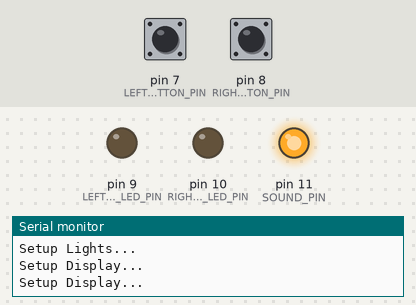
Recording of a sketch running on a simulated Arduino Uno, built with avr-gcc and run on an emulated ATmega328P. Shown: output pins drawn as LEDs (lit = HIGH), the last lines printed to the serial monitor. The test bench sets the inputs (shaded band); at power-on: pin 7 (LEFT_TEAM_BUTTON_PIN) HIGH, pin 8 (RIGHT_TEAM_BUTTON_PIN) HIGH.

Above: at 0.1 s.
At 2.1 s:
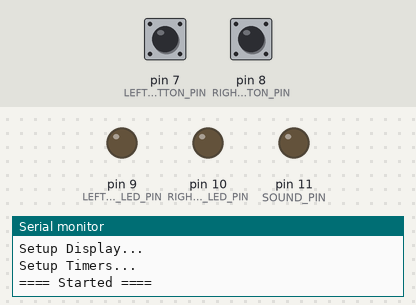
Timing chart, 0 to 3.6 s (numbered marks = the images above):
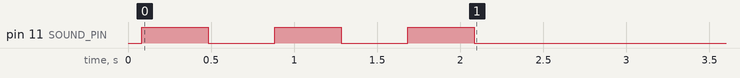

The sketch:

main.ino
```cpp
#include "GyverButton.h"
#include "GyverTM1637.h"
#include "TimerMs.h"
#include <Arduino.h>

#pragma region Настройка

// Пины Левого Дисплея
#define LEFT_DISPLAY_CLK 3
#define LEFT_DISPLAY_DIO 4

// Пины Правого Дисплея
#define RIGHT_DISPLAY_CLK 5
#define RIGHT_DISPLAY_DIO 6

// Пины Кнопки
#define LEFT_TEAM_BUTTON_PIN 7
#define RIGHT_TEAM_BUTTON_PIN 8

// Пины Лампочки
#define LEFT_TEAM_LED_PIN 9
#define RIGHT_TEAM_LED_PIN 10

// Пины Пищалки
#define SOUND_PIN 11

// Раз во сколько секунд будут выдаваться очки.
const int SECONDS_TO_ADD_SCORE = 5;

// Сколько секунд нужно держать кнопку чтоб захватить точку.
const int SECONDS_ON_BUTTON_TO_CHANGE_TEAM = 5;

// Сколько очков будет выдаваться.
const int ADD_SCORE_COUNT = 1;

// Яркость дисплея команды которая захватила точку. (От 0 до 7)
const int CURRENT_TEAM_DISPLAY_BRIGHTNRSS = 7;
// Яркость дисплея команды которая не захватила точку. (От 0 до 7)
const int OTHER_TEAM_DISPLAY_BRIGHTNRSS = 4;

#pragma endregion

#pragma region Объекты

enum TeamType {
	None = 0,
	LeftTeam = 1,
	RightTeam = 2,
};

enum SoundType {
	Single = 0,
	Multiple = 1,
	Long = 2,
	Error = 3,
};

#pragma endregion

#pragma region Рабочие Переменные

GyverTM1637 leftDisplay(LEFT_DISPLAY_CLK, LEFT_DISPLAY_DIO);
GyverTM1637 rightDisplay(RIGHT_DISPLAY_CLK, RIGHT_DISPLAY_DIO);

GButton leftButton(LEFT_TEAM_BUTTON_PIN);
GButton rightButton(RIGHT_TEAM_BUTTON_PIN);

TimerMs addScoreTimer(SECONDS_TO_ADD_SCORE * 1000, 0, 0);
TimerMs changeTeamButtonTimer(SECONDS_ON_BUTTON_TO_CHANGE_TEAM * 1000, 0, 0);

int leftScore = 0;
int rightScore = 0;

TeamType currentTeam = None;
int currentScore = 0;

#pragma endregion

#pragma region Инициализация

void setup() {
	Serial.begin(9600);

	setupButton(leftButton);
	setupButton(rightButton);

	setupSoundSignal();
	setupLights();

	setupDisplay(leftDisplay);
	setupDisplay(rightDisplay);
	setupTimers();

	serialLog("==== Started ====");
	playSound(Multiple);
}

void setupTimers() {
	serialLog("Setup Timers...");

	addScoreTimer.start();
	changeTeamButtonTimer.stop();
}

void setupLights() {
	serialLog("Setup Lights...");

	pinMode(LEFT_TEAM_LED_PIN, OUTPUT);
	pinMode(RIGHT_TEAM_LED_PIN, OUTPUT);
}

void setupButton(GButton button) {
	serialLog("Setup Button...");
	button.setDebounce(50);        // настройка антидребезга (по умолчанию 80 мс)
	button.setTimeout(500);        // настройка таймаута на удержание (по умолчанию 500 мс)
	button.setClickTimeout(600);   // настройка таймаута между кликами (по умолчанию 300 мс)
	button.setType(HIGH_PULL);
	button.setDirection(NORM_OPEN);
}

void setupSoundSignal() {
	serialLog("Setup SoundSignal...");
	pinMode(SOUND_PIN, OUTPUT);
}

void setupDisplay(GyverTM1637 display) {
	serialLog("Setup Display...");
	display.clear();
	display.displayInt(0);
	display.brightness(OTHER_TEAM_DISPLAY_BRIGHTNRSS);
}

#pragma endregion

#pragma region Функционал

void loop() {
	leftButton.tick();
	rightButton.tick();

	TeamType buttonTeam = checkCurrentTeam();
	if (currentTeam == buttonTeam && changeTeamButtonTimer.active()) {
		changeTeamButtonTimer.stop();
	}
	else if (currentTeam != buttonTeam && !changeTeamButtonTimer.active()) {
		changeTeamButtonTimer.start();
	}

	if (changeTeamButtonTimer.tick()) {
		changeTeamButtonTimerCallBack();
	}

	if (addScoreTimer.tick()) {
		scoreTimerCallback();
	}
}

TeamType checkCurrentTeam() {
	if (leftButton.isHold()) {
		return LeftTeam;
	}
	else if (rightButton.isHold()) {
		return RightTeam;
	}
	return currentTeam;
}

int addScore(TeamType teamType) {
	switch (teamType) {
		case LeftTeam:
			leftScore += 1;
			return leftScore;

		case RightTeam:
			rightScore += 1;
			return rightScore;

		default:
			serialLog("AddScore ERROR: Team " + String(teamType) + " Not Provider");
			playSound(Error);
			return 0;
	}
}

void updateDisplay(TeamType teamType, int score) {
	switch (teamType) {
		case LeftTeam:
			leftDisplay.displayInt(score);
			leftDisplay.brightness(CURRENT_TEAM_DISPLAY_BRIGHTNRSS);
			rightDisplay.brightness(OTHER_TEAM_DISPLAY_BRIGHTNRSS);
			break;

		case RightTeam:
			rightDisplay.displayInt(score);
			rightDisplay.brightness(CURRENT_TEAM_DISPLAY_BRIGHTNRSS);
			leftDisplay.brightness(OTHER_TEAM_DISPLAY_BRIGHTNRSS);
			break;

		default:
			serialLog("UpdateDisplay ERROR: Team " + String(teamType) + " Not Provider");
			playSound(Error);
	}
}

void updateLed(TeamType teamType) {
	switch (teamType) {
		case LeftTeam:
			digitalWrite(LEFT_TEAM_LED_PIN, HIGH);
			digitalWrite(RIGHT_TEAM_LED_PIN, LOW);
			break;

		case RightTeam:
			digitalWrite(LEFT_TEAM_LED_PIN, LOW);
			digitalWrite(RIGHT_TEAM_LED_PIN, HIGH);
			break;

		default:
			serialLog("UpdateLed ERROR: Team " + String(teamType) + " Not Provider");
			playSound(Error);
	}
}


#pragma endregion

#pragma region Callback для таймеров

void scoreTimerCallback() {
	if (currentTeam == None) {
		return;
	}

	currentScore = addScore(currentTeam);
	updateDisplay(currentTeam, currentScore);
	updateLed(currentTeam);
	playSound(Single);

	serialLog("Score Added To Team " + String(currentTeam) + ": Total Score = " + String(currentScore));
}

void changeTeamButtonTimerCallBack() {
	TeamType buttonTeam = checkCurrentTeam();
	if (currentTeam == buttonTeam) {
		return;
	}

	serialLog("Team Changed: From " + String(currentTeam) + " To " + String(buttonTeam));
	playSound(Multiple);
	currentTeam = buttonTeam;
}

#pragma endregion

#pragma region Звуковые Утилиты

void playSound(SoundType soundType) {
	switch (soundType) {
		case Single:
			playSignalSound(500);
			break;

		case Multiple:
			for (int i = 0; i < 3; i++) {
				playSignalSound(400);
				delay(400);
			}
			break;

		case Long:
			playSignalSound(2000);
			break;

		case Error:
			for (int i = 0; i < 2; i++) {
				for (int i = 0; i < 3; i++) {
					playSignalSound(500);
					delay(500);
				}
				playSignalSound(2000);
			}
			break;

		default:
			serialLog("PlaySound ERROR: SoundType " + String(soundType) + " Not Provider");
			playSound(Error);
			break;
	}
}

void playSignalSound(long soundLength) {
	digitalWrite(SOUND_PIN, HIGH);
	delay(soundLength);
	digitalWrite(SOUND_PIN, LOW);
}

#pragma endregion

#pragma region Отладочные Утилиты

void serialLog(String message) {
	if (Serial) {
		Serial.println(message);
	}
}

#pragma endregion
```
